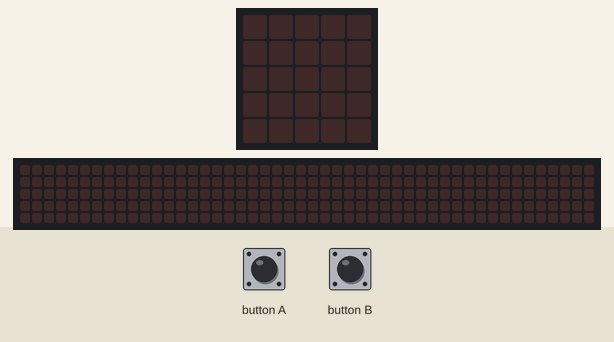
This program was run on a simulated BBC micro:bit (MakeCode). Parts: the board's 5×5 LED display, a strip that is not on the board, showing the scrolling text unrolled. The test bench sets the inputs (shaded band). The 48×5 strip is a reading aid, not a part: it shows the text the display is scrolling, unrolled, one strip-width of it at a time.

Above: at 1.2 s.
1.3 s: button A pressed for 0.15 s
At 3.92 s:
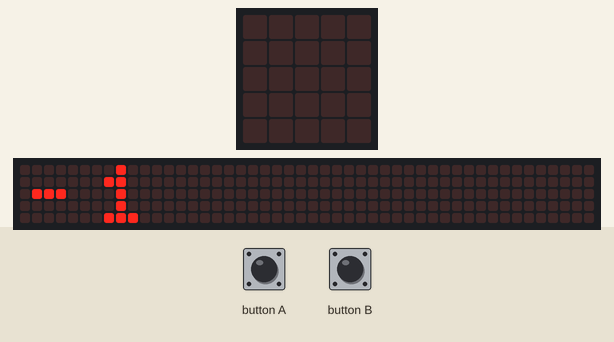
4.3 s: button B pressed for 0.15 s
At 5.5 s:
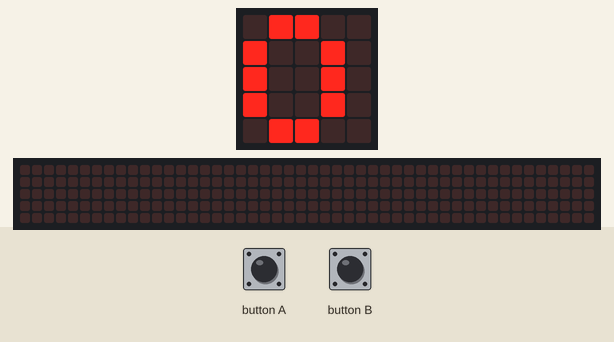
5.9 s: button A pressed for 0.15 s
At 6.12 s:
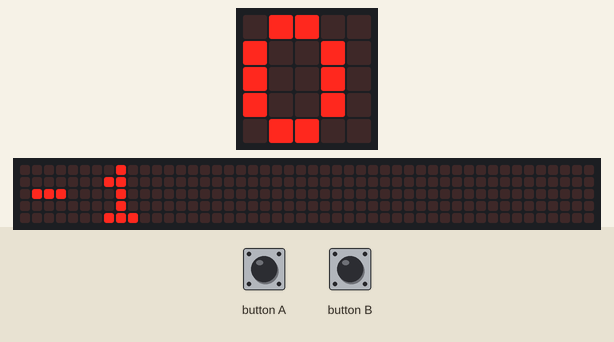
Timing chart, 0 to 8.9 s (numbered marks = the images above; inputs shaded):
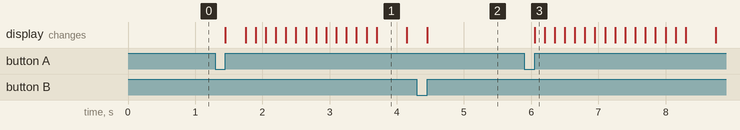

The program:

main.ts
```typescript
input.onButtonPressed(Button.A, function () {
    segundos += -1
    basic.showString("" + (segundos.toString()))
})
input.onGesture(Gesture.Shake, function () {
    if (segundos > 0) {
        music.playTone(262, music.beat(BeatFraction.Whole))
        while (segundos > 0) {
            segundos += -1
            basic.pause(1000)
            basic.showString("" + (segundos.toString()))
        }
        music.playTone(523, music.beat(BeatFraction.Breve))
    }
})
input.onButtonPressed(Button.B, function () {
    segundos += 1
    basic.showString("" + (segundos.toString()))
})
let segundos = 0
```

test.ts
```typescript
// testes vão aqui; isto não será compilado quando este pacote for usado como uma extensão.
```

Measured:
- after the input at 1.3 s, the display: changes after 0.15 s (image 1)
- after the input at 4.3 s, the display: changes after 0.15 s (image 2)
- after the input at 5.9 s, the display: changes after 0.15 s (image 3)
- what the display in image 1 shows lasts 0.5 s, from 3.7 s to 4.2 s
